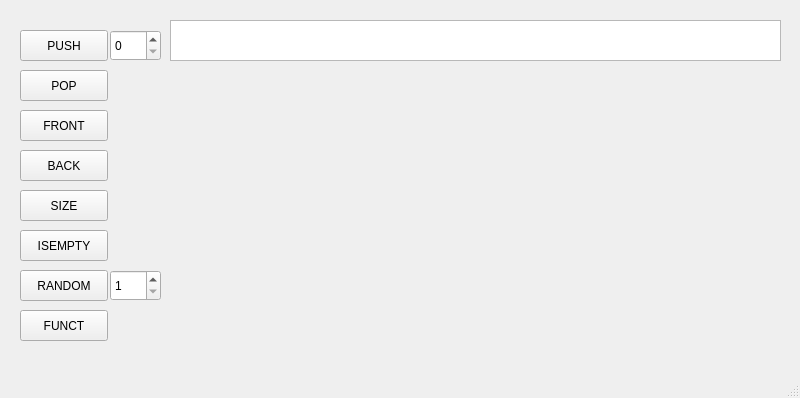
<?xml version="1.0" encoding="UTF-8"?>
<ui version="4.0">
 <class>MainWindow</class>
 <widget class="QMainWindow" name="MainWindow">
  <property name="geometry">
   <rect>
    <x>0</x>
    <y>0</y>
    <width>800</width>
    <height>398</height>
   </rect>
  </property>
  <property name="windowTitle">
   <string>MainWindow</string>
  </property>
  <widget class="QWidget" name="centralwidget">
   <widget class="QPushButton" name="POP">
    <property name="geometry">
     <rect>
      <x>20</x>
      <y>70</y>
      <width>88</width>
      <height>31</height>
     </rect>
    </property>
    <property name="text">
     <string>POP</string>
    </property>
   </widget>
   <widget class="QPushButton" name="PUSH">
    <property name="geometry">
     <rect>
      <x>20</x>
      <y>30</y>
      <width>88</width>
      <height>31</height>
     </rect>
    </property>
    <property name="text">
     <string>PUSH</string>
    </property>
   </widget>
   <widget class="QPushButton" name="FRONT">
    <property name="geometry">
     <rect>
      <x>20</x>
      <y>110</y>
      <width>88</width>
      <height>31</height>
     </rect>
    </property>
    <property name="text">
     <string>FRONT</string>
    </property>
   </widget>
   <widget class="QPushButton" name="SIZE">
    <property name="geometry">
     <rect>
      <x>20</x>
      <y>190</y>
      <width>88</width>
      <height>31</height>
     </rect>
    </property>
    <property name="text">
     <string>SIZE</string>
    </property>
   </widget>
   <widget class="QPushButton" name="ISEMPTY">
    <property name="geometry">
     <rect>
      <x>20</x>
      <y>230</y>
      <width>88</width>
      <height>31</height>
     </rect>
    </property>
    <property name="text">
     <string>ISEMPTY</string>
    </property>
   </widget>
   <widget class="QListWidget" name="RESULT">
    <property name="geometry">
     <rect>
      <x>170</x>
      <y>20</y>
      <width>611</width>
      <height>41</height>
     </rect>
    </property>
   </widget>
   <widget class="QSpinBox" name="spinBox">
    <property name="geometry">
     <rect>
      <x>110</x>
      <y>30</y>
      <width>51</width>
      <height>31</height>
     </rect>
    </property>
    <property name="maximum">
     <number>100</number>
    </property>
   </widget>
   <widget class="QPushButton" name="BACK">
    <property name="geometry">
     <rect>
      <x>20</x>
      <y>150</y>
      <width>88</width>
      <height>31</height>
     </rect>
    </property>
    <property name="text">
     <string>BACK</string>
    </property>
   </widget>
   <widget class="QPushButton" name="RANDOMRANDOM">
    <property name="geometry">
     <rect>
      <x>20</x>
      <y>270</y>
      <width>88</width>
      <height>31</height>
     </rect>
    </property>
    <property name="text">
     <string>RANDOM</string>
    </property>
   </widget>
   <widget class="QPushButton" name="FUNCT">
    <property name="geometry">
     <rect>
      <x>20</x>
      <y>310</y>
      <width>88</width>
      <height>31</height>
     </rect>
    </property>
    <property name="text">
     <string>FUNCT</string>
    </property>
   </widget>
   <widget class="QSpinBox" name="spinBox_2">
    <property name="geometry">
     <rect>
      <x>110</x>
      <y>270</y>
      <width>51</width>
      <height>31</height>
     </rect>
    </property>
    <property name="minimum">
     <number>1</number>
    </property>
    <property name="maximum">
     <number>2000000</number>
    </property>
   </widget>
  </widget>
  <widget class="QMenuBar" name="menubar">
   <property name="geometry">
    <rect>
     <x>0</x>
     <y>0</y>
     <width>800</width>
     <height>22</height>
    </rect>
   </property>
  </widget>
  <widget class="QStatusBar" name="statusbar"/>
 </widget>
 <resources/>
 <connections/>
</ui>
